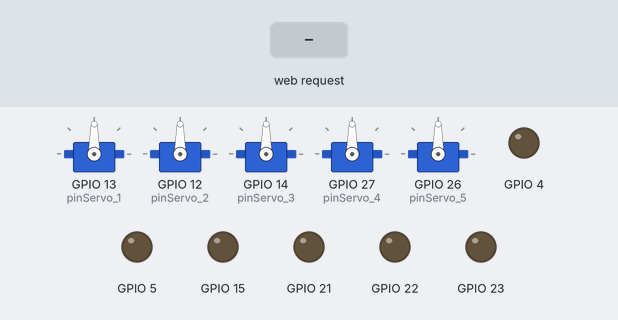
The sketch below on a simulated ESP32. Parts: 5 × servo, output pins drawn as LEDs (lit = HIGH). Inputs (shaded band) come from the test bench. What the sketch prints to the serial monitor is not drawn.

Above: at 1.2 s.
1.3 s: HTTP request GET /FORWARD received
At 1.9 s:
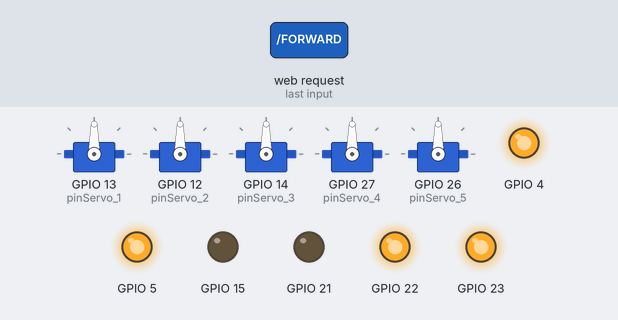
2.8 s: HTTP request GET /BACKWARD received
At 3.1 s:
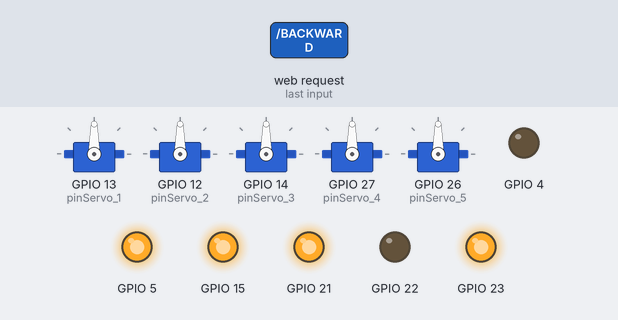
4.3 s: HTTP request GET /RIGHT received
At 5.4 s:
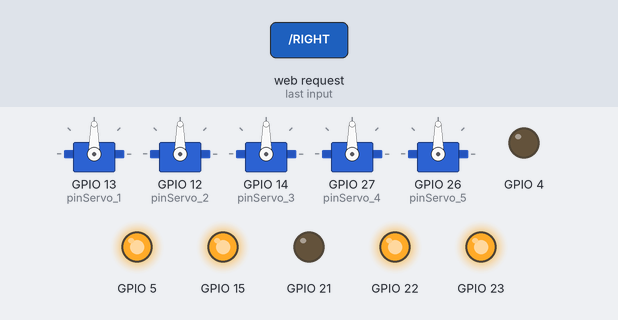
5.8 s: HTTP request GET /LEFT received
At 6.5 s:
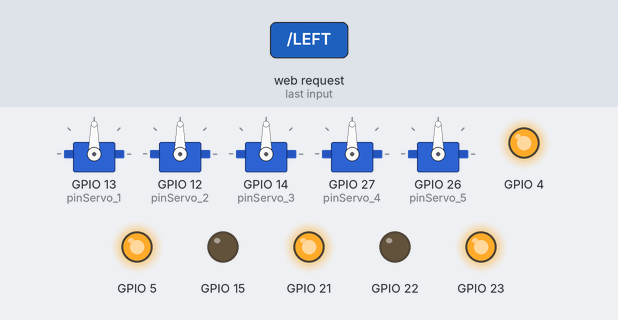
7.3 s: HTTP request GET /STOP received
At 7.6 s:
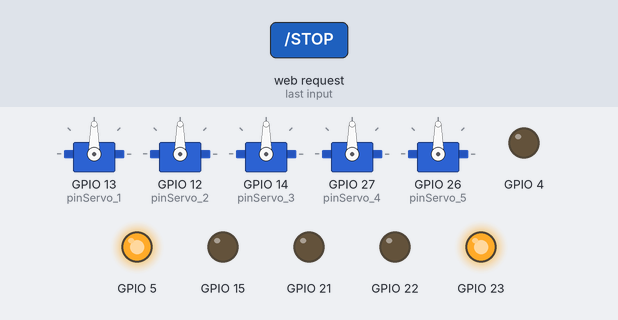
8.8 s: HTTP request GET /updateServo1 received
At 10.0 s:
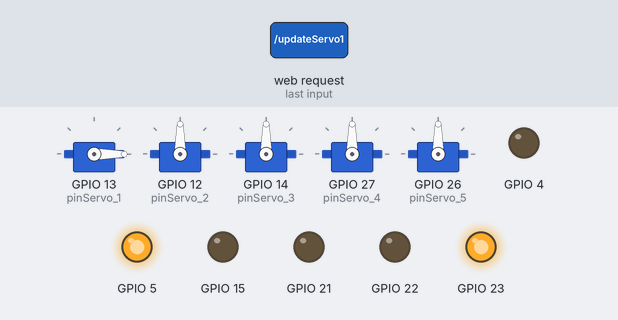
Timing chart, 0 to 11.3 s (numbered marks = the images above; inputs shaded):
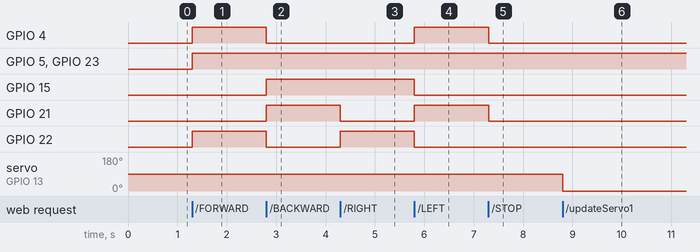

Measured:
- after the input at 1.3 s, GPIO 4, GPIO 5, GPIO 22, GPIO 23: LOW → HIGH at once
- after the input at 2.8 s, GPIO 4, GPIO 22: HIGH → LOW at once; GPIO 15, GPIO 21: LOW → HIGH at once
- after the input at 4.3 s, GPIO 21: HIGH → LOW at once; GPIO 22: LOW → HIGH at once
- after the input at 5.8 s, GPIO 4, GPIO 21: LOW → HIGH at once; GPIO 15, GPIO 22: HIGH → LOW at once
- after the input at 7.3 s, GPIO 4, GPIO 21: HIGH → LOW at once
- after the input at 8.8 s, servo on GPIO 13 (pinServo_1): 90° → 0° at once

The sketch:

mazinger_main.ino
```cpp
//>>>>>>>>>>>>>>>>>>>>>>>>>A Mazinger Main File<<<<<<<<<<<<<<<<<<<<<<<<<<<<<<<<<<<<<<<<<<<<<<<<<<<<<<<<<<<<<<<<<<<<<<<<<
/********************************************************************************************************************/
/********************************************************************************************************************/
/*******************  Author         : Mohamed Awadin                                           *********************/
/*******************  FILE NAME      : mazinger_main.ino                                        *********************/
/*******************  Layer          : Application (RUNNABLE&SETUP)                             *********************/
/*******************  Project        : 4-Wheel RC Robot Car with (3 Joints)ARM                  *********************/
/*******************  Microcontroller: ESP-32 DevelopmentKIT                                    *********************/
/*******************  Version        : 1.00                                                     *********************/
/********************************************************************************************************************/
/********************************************************************************************************************/


/*
   Reference :
   - ESP32 information                                     : https://en.wikipedia.org/wiki/ESP32
   - Installing ESP32 Add-on in Arduino IDE (json)         :  >> File -> Preferance -> Additlonal Boards Manager URLs: {Paste this Link}
                                                              https://dl.espressif.com/dl/package_esp32_index.json

   - ESP32Servo (Author: Kevin Harrington,John K. Bennett) : - https://www.arduino.cc/reference/en/libraries/esp32servo/
                                                             - https://github.com/madhephaestus/ESP32Servo

*/

//////////////////////////////////////////////////////////////////////////////////////////////////////////////////////////////////////////////////////////////////////////////////////
//                                                                            IMPORTANT INFORMATION                                                                                 //
//                                                                            ---------------------                                                                                 //
//                                                                                                                                                                                  //
// > This project uses ESP32-Development Board, BTS7960B Motor Driver Module, Servo (5 pieces) and DC Motor (4 pieces).                                                             //
// > ESP32 work as an access point, which creates its own Wi-Fi network and nearby Wi-Fi devices (stations) can connect to it (like your smartphone or your computer).              //
//                                                                                                                                                                                  //
// > I suggest that every time you upload the program code to the ESP32, make sure that the switch that connects the Power Supply to the BTS7960B Motor Driver Module is off        //
//   (OFF/0). Then if the process of uploading the program code to the ESP32 is complete, you can change the switch to on (ON/1).                                                   //
//   I suggest this because from what I experienced, if the switch is on when uploading the program code to the ESP32, the DC Motor will spin.                                      //
//                                                                                                                                                                                  //
//////////////////////////////////////////////////////////////////////////////////////////////////////////////////////////////////////////////////////////////////////////////////////


/* ==================================================================== */
/* ===========❌❌❌❌DON'T CHANGE ANY THING HERE❌❌❌❌================ */
/* ======================================== Including the libraries. */
#include <WiFi.h>
#include <AsyncTCP.h>
#include <ESP32Servo.h>

/* ======================================== */
#include "PageIndex.h"            //--> Include the contents of the User Interface Web page, stored in the same folder as the .ino file
#include "Config_File.h"      //--> Include the contents of the pins configuration which you use, stored in the same folder as the .ino file
#include "Motors_ControlFunc.h"  //--> Include the contents of the motors control functions, stored in the same folder as the .ino file
/* ======================================== */
WiFiServer server(80);
String request = "";

// Create Servo objects
Servo servo1;
Servo servo2;
Servo servo3;
Servo servo4;
Servo servo5;
/* ==================================================================== */


void setup() {
  //>>>>>>>>>>> Setup code, to run once<<<<<<<<<<<<<<<
  /* ==================================================================== */
  /* ===========❌❌❌❌DON'T CHANGE ANY THING HERE❌❌❌❌================ */

  /* Initialize motor Movement control */
  move_init_setup();

  /* Attach servo objects to respective pins*/
  servo1.attach(pinServo_1);
  servo2.attach(pinServo_2);
  servo3.attach(pinServo_3);
  servo4.attach(pinServo_4);
  servo5.attach(pinServo_5);

  /*Set initial servo positions*/
  servo1.write(servo1Pos);
  servo2.write(servo2Pos);
  servo3.write(servo3Pos);
  servo3.write(servo4Pos);
  servo3.write(servo5Pos);

  /* Start WiFi Access Point */
  boolean conn = WiFi.softAP(AP_NameChar, WiFiPassword);         // Start Access Point with specified credentials
  Serial.begin(115200);                                         //  Initialize serial communication
  IPAddress espIP = WiFi.softAPIP();                           //   Get IP address of the Access Point
  Serial.print("IP address(SEARCH FOR IT IN ANY BROWSER): "); //    Print message
  Serial.println(espIP);                                     //     Print IP address
  server.begin();                                           //      Start WiFi server
  Serial.println(WiFi.softAPIP());                         //       Print IP address again

  /* ==================================================================== */
  /* ==================================================================== */
}

void loop() {
  //>>>>>>>>>>> LOOP main code, to run repeatedly:<<<<<<<<<<<<<<<
  /* ==================================================================== */
  /* ===========❌❌❌❌DON'T CHANGE ANY THING HERE❌❌❌❌================ */

  /*Handle incoming client requests*/
  WiFiClient client = server.available();  // Check for incoming client connections
  if (!client) {// If no client is available
    return;// Exit the loop
  }

  /*Read HTTP request*/
  request = client.readStringUntil('\r'); // Read the request until carriage return
  client.flush();// Clear the client buffer

  /* Motor movement and servo control based on request*/
  if (request.indexOf("FORWARD") > 0) { // If the request contains "FORWARD"
    moveForward(); // Call function to move car forward
  }
  else if (request.indexOf("BACKWARD") > 0) { // If the request contains "BACKWARD"
    moveBackward(); // Call function to move car backward
  }
  else if (request.indexOf("RIGHT") > 0) { // If the request contains "RIGHT"
    turnRight(); // Call function to turn car right
  }
  else if (request.indexOf("LEFT") > 0) { // If the request contains "LEFT"
    turnLeft(); // Call function to turn car left
  }
  else if (request.indexOf("STOP") > 0) { // If the request contains "STOP"
    car_stop(); // Call function to turn car left

  }
  else if (request.indexOf("updateServo1") > 0) { // If the request contains "updateServo1"
    int value = getValueFromRequest(request, "value"); // Get servo value from request
    servo1.write(value); // Set servo 1 position
    servo1Pos = value; // Update servo 1 position variable
  } else if (request.indexOf("updateServo2") > 0) { // If the request contains "updateServo2"
    int value = getValueFromRequest(request, "value"); // Get servo value from request
    servo2.write(value); // Set servo 2 position
    servo2Pos = value; // Update servo 2 position variable
  } else if (request.indexOf("updateServo3") > 0) { // If the request contains "updateServo3"
    int value = getValueFromRequest(request, "value"); // Get servo value from request
    servo3.write(value); // Set servo 3 position
    servo3Pos = value; // Update servo 3 position variable
  }
  else if (request.indexOf("updateServo4") > 0) {// If the request contains "updateServo4"
    int value = getValueFromRequest(request, "value");// Get servo value from request
    servo4.write(value);// Set servo  4 position
    servo4Pos = value;// Update servo 4 position variable
  } else if (request.indexOf("updateServo5") > 0) {// If the request contains "updateServo5"
    int value = getValueFromRequest(request, "value");// Get servo value from request
    servo5.write(value);// Set servo  5 position
    servo5Pos = value;// Update servo 5 position variable
  }
  /*Send HTML response to client*/
  client.print(header);
  client.print(html_1);
  client.print(css);
  client.print(html_2);
  client.print(html_3);
  client.print(html_4);
  client.print(html_5);
  client.print(html_6);
  client.print(html_7);
  client.print(html_8);
  client.print(html_9);
  client.print(html_10);
  client.print(html_11);
  client.print(html_12);
  client.print(html_13);
  client.print(html_14);
  client.print(js);
  client.print(html_15);

  delay(5);// Delay for stability
  /* ==================================================================== */
  /* ==================================================================== */
}

/* ==================================================================== */
/* ===========❌❌❌❌DON'T CHANGE ANY THING HERE❌❌❌❌================ */
/* Function to extract value from HTTP request*/
int getValueFromRequest(String request, String param) {
  int start = request.indexOf(param + "=") + param.length() + 1;
  int end = request.indexOf(" ", start);
  return request.substring(start, end).toInt();
}
/* ==================================================================== */
```

PageIndex.h
```cpp
//>>>>>>>>>>>>>>>>>>>>>>>>>Mazinger: HTML Control Web Page File<<<<<<<<<<<<<<<<<<<<<<<<<<<<<<<<<<<<<<<<<<<<<<<<<<<<<<<<<<<<<<<<<<<<<<<<<
/********************************************************************************************************************/
/********************************************************************************************************************/
/*******************  Author         : Mohamed Awadin                                          *********************/
/*******************  FILE NAME      : PageIndex.h                                             *********************/
/*******************  Layer          : Application_Service(PRIVATE)                            *********************/
/*******************  Project        : 4-Wheel RC Robot Car with (3 Joints)ARM                 *********************/
/*******************  Microcontroller: ESP-32 DevelopmentKIT                                   *********************/
/*******************  Version        : 1.00                                                    *********************/
/********************************************************************************************************************/
/********************************************************************************************************************/

/* ==================================================================== */
/* ===========❌❌❌❌DON'T CHANGE ANY THING HERE❌❌❌❌================ */


String header = "HTTP/1.1 200 OK\r\nContent-Type: text/html\r\n\r\n";
String html_1 = "<!DOCTYPE html><html><head><title>Mazinger Robot Control</title><style>";
String css = "body { font-family: Arial, sans-serif; text-align: center; }"
             "#main { display: inline-block; border: 2px solid #000; padding: 20px; }"
             ".button { display: inline-block; margin: 10px; padding: 15px 25px; font-size: 16px; }"
             "#movement { display: grid; grid-template-areas: 'left forward right' 'backward backward backward'; grid-gap: 10px; }"
             "#movement #F1 { grid-area: forward; }"
             "#movement #F2 { grid-area: backward; }"
             "#movement #F3 { grid-area: right; }"
             "#movement #F4 { grid-area: left; }"
             "#servos { margin-top: 20px; }"
             ".slider { width: 80%; }";
String html_2 = "</style></head><body><div id='main'><h2>Mazinger Robot Control</h2><div id='movement'>";
String html_3 = "<form id='F1' action='FORWARD'><input class='button' type='submit' value='CAR FORWARD' ></form>";
String html_4 = "<form id='F2' action='BACKWARD'><input class='button' type='submit' value='CAR BACKWARD' ></form>";
String html_5 = "<form id='F3' action='RIGHT'><input class='button' type='submit' value='CAR RIGHT' ></form>";
String html_6 = "<form id='F4' action='LEFT'><input class='button' type='submit' value='CAR LEFT' ></form>";
String html_7 = "<form id='F5' action='STOP'><input class='button' type='submit' value='CAR STOP' ></form>";
String html_8 = "</div><div id='servos'>";
String html_9 = "<h3>Servo 1 Control</h3><input type='range' id='servo1' min='0' max='180' value='90' class='slider' oninput='updateServo(this.value, 1)'><span id='servo1Val'>90</span>";
String html_10 = "<h3>Servo 2 Control</h3><input type='range' id='servo2' min='0' max='180' value='90' class='slider' oninput='updateServo(this.value, 2)'><span id='servo2Val'>90</span>";
String html_11 = "<h3>Servo 3 Control</h3><input type='range' id='servo3' min='0' max='180' value='90' class='slider' oninput='updateServo(this.value, 3)'><span id='servo3Val'>90</span>";
String html_12 = "<h3>Servo 4 Control</h3><input type='range' id='servo4' min='0' max='180' value='90' class='slider' oninput='updateServo(this.value, 4)'><span id='servo4Val'>90</span>";
String html_13 = "<h3>Servo 5 Control</h3><input type='range' id='servo5' min='0' max='180' value='90' class='slider' oninput='updateServo(this.value, 5)'><span id='servo5Val'>90</span>";
String html_14 = "</div><script>";
String js = "function updateServo(value, servo) {"
            "  var xhr = new XMLHttpRequest();"
            "  xhr.open('GET', '/updateServo' + servo + '?value=' + value, true);"
            "  xhr.send();"
            "  document.getElementById('servo' + servo + 'Val').innerText = value;"
            "}";
String html_15 = "</script></div></body></html>";


/* ==================================================================== */
/* ==================================================================== */
```

Source omitted: Motors_ControlFunc.h (8186 bytes), Config_File.h (4658 bytes)
